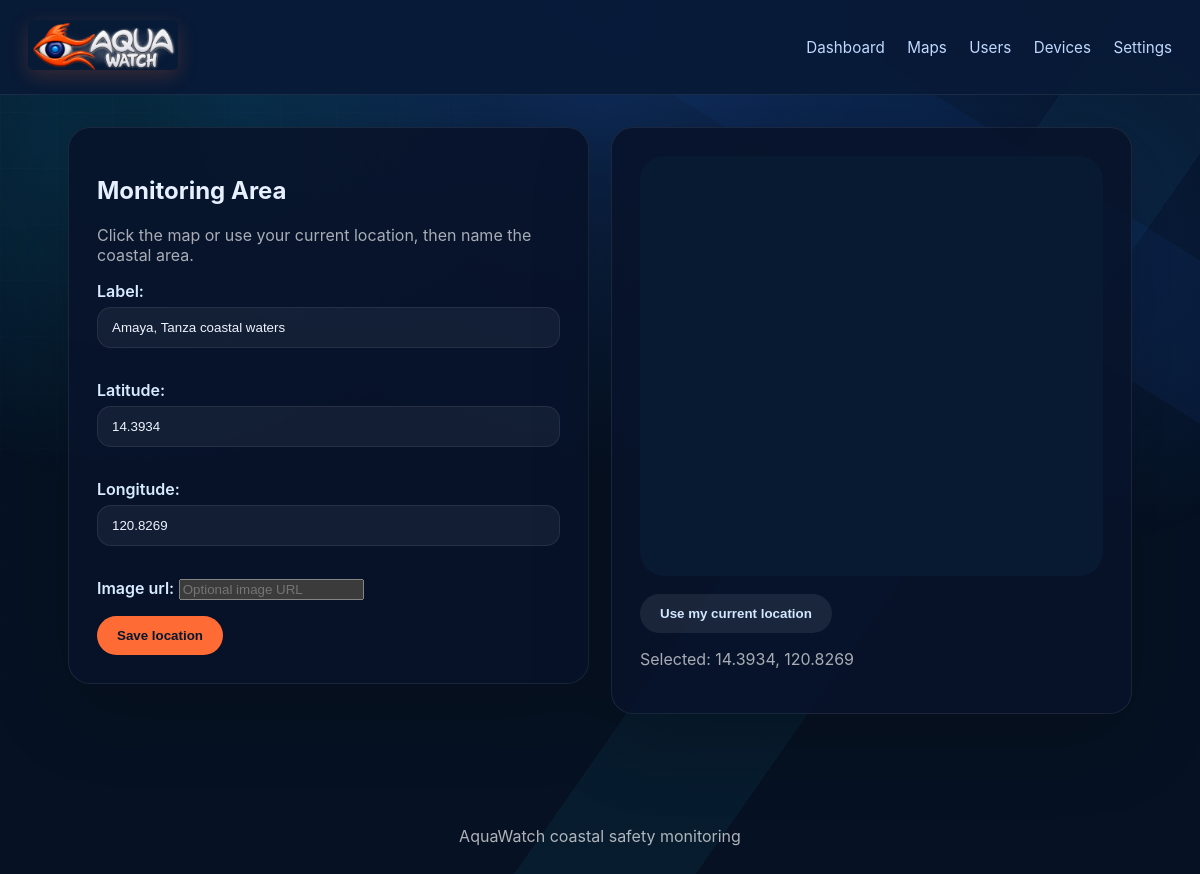
The page /location/ (signed in) on the database its author committed.
### aquawatch_app/models.py (models this page shows, shortened)
class MonitoringArea(models.Model):
    user = models.OneToOneField(User, on_delete=models.CASCADE)
    label = models.CharField(max_length=128, default='Quiapo District Coast Watch')
    latitude = models.FloatField(default=14.5995)
    longitude = models.FloatField(default=120.9842)
    image_url = models.URLField(blank=True)

### aquawatch_app/views.py (the view)
# urls.py: path('location/', views.location, name='location'),
@login_required
def location(request):
    area = get_or_create_monitoring_area(request.user)
    if request.method == 'POST':
        form = MonitoringAreaForm(request.POST, instance=area)
        if form.is_valid():
            form.save()
            return redirect('dashboard')
    else:
        form = MonitoringAreaForm(instance=area)
    return render(request, 'aquawatch_app/location.html', {
        'form': form,
        'area': area,
        'google_maps_key': settings.GOOGLE_MAPS_API_KEY,
    })

### aquawatch_app/forms.py
class MonitoringAreaForm(forms.ModelForm):
    class Meta:
        model = MonitoringArea
        fields = ['label', 'latitude', 'longitude', 'image_url']
        widgets = {
            'label': forms.TextInput(attrs={'placeholder': 'Monitoring area name'}),
            'latitude': forms.NumberInput(attrs={'step': 'any'}),
            'longitude': forms.NumberInput(attrs={'step': 'any'}),
            'image_url': forms.URLInput(attrs={'placeholder': 'Optional image URL'}),
        }

### aquawatch_app/context_processors.py (called while the page is built)
def aquawatch_preferences(request):
    if not request.user.is_authenticated:
        return {'aqua_profile': None, 'aqua_language': 'English', 'aqua_dark_mode': True}
    try:
        profile = request.user.userprofile
    except (AttributeError, UserProfile.DoesNotExist):
        profile = None
    return {
        'aqua_live_revision': getattr(request,'aqua_live_revision',None),
        'aqua_profile': profile,
        'aqua_language': profile.language if profile else 'English',
        'aqua_dark_mode': profile.dark_mode if profile else True,
    }

### aquawatch_app/views.py (called while the page is built)
def get_or_create_monitoring_area(user: User) -> MonitoringArea:
    area, _ = MonitoringArea.objects.get_or_create(user=user)
    return area

### aquawatch_app/templates/aquawatch_app/location.html (shortened to what this page needs)
{% extends 'aquawatch_app/base.html' %}
{% block content %}<div class="split-layout"><section class="page-card"><h1>Monitoring Area</h1><p class="muted">Click the map or use your current location, then name the coastal area.</p><form method="post">{% csrf_token %}{{ form.as_p }}<button class="button" type="submit">Save location</button></form></section><section class="page-card"><div id="location-picker" class="map-frame"></div><div class="form-actions"><button class="button button-secondary" id="use-location" type="button">Use my current location</button></div><p id="coordinate-status" class="muted">Selected: {{ area.latitude }}, {{ area.longitude }}</p>{% if area.image_url %}<img class="device-photo" src="{{ area.image_url }}" alt="{{ area.label }}">{% endif %}</section></div>
{% endblock %}

### aquawatch_app/static/aquawatch_app/styles.css (style rules this page uses)
:root { color-scheme: dark; background: #061223; color: #f5f9ff; font-family: Inter, system-ui, sans-serif; }
* { box-sizing: border-box; }
body { margin: 0; background: radial-gradient(circle at top, #0f2e5e 0%, #061223 45%); color: #e6f0ff; }
.page-card { background: rgba(8, 19, 43, 0.9); border: 1px solid rgba(255, 255, 255, 0.08); border-radius: 22px; box-shadow: 0 24px 80px rgba(0, 0, 0, 0.22); padding: 28px; margin-bottom: 24px; }
.muted { color: rgba(255, 255, 255, 0.65); }
.split-layout { display: grid; grid-template-columns: repeat(2, minmax(0, 1fr)); gap: 22px; align-items: start; }
.button-row, .form-actions { display: flex; gap: 14px; flex-wrap: wrap; margin-top: 18px; }
.button, .button-secondary { padding: 12px 20px; border-radius: 999px; border: none; font-weight: 700; text-decoration: none; display: inline-flex; align-items: center; justify-content: center; cursor: pointer; }
.button { background: #ff6b35; color: #04172c; }
.button-secondary { background: rgba(255, 255, 255, 0.08); color: #d1e8ff; }
.map-frame { min-height: 420px; width: 100%; border-radius: 24px; overflow: hidden; background: #081a31; }
input[type='text'], input[type='email'], input[type='password'], input[type='number'], textarea, select { width: 100%; margin-top: 6px; margin-bottom: 16px; padding: 12px 14px; border-radius: 14px; border: 1px solid rgba(255, 255, 255, 0.08); background: rgba(255, 255, 255, 0.05); color: #eef4ff; }
label { font-weight: 600; color: #d8ecff; }
body::before { content:""; position:fixed; z-index:0; inset:0; pointer-events:none; background:radial-gradient(circle at 12% 14%,rgba(15,181,231,.14) 0 8%,transparent 28%),radial-gradient(circle at 88% 28%,rgba(29,98,223,.12) 0 7%,transparent 25%),linear-gradient(125deg,transparent 0 62%,rgba(38,194,232,.055) 62% 72%,transparent 72%),linear-gradient(32deg,transparent 0 74%,rgba(29,98,223,.07) 74% 84%,transparent 84%); }
body::after { content:""; position:fixed; z-index:0; inset:0; pointer-events:none; opacity:.42; background-image:linear-gradient(rgba(116,214,255,.045) 1px,transparent 1px),linear-gradient(90deg,rgba(116,214,255,.045) 1px,transparent 1px); background-size:56px 56px; mask-image:linear-gradient(135deg,#000 0%,transparent 66%); }

### rows shown on the page
MonitoringArea: label "Amaya, Tanza coastal waters", latitude "14.3934", longitude "120.8269"
